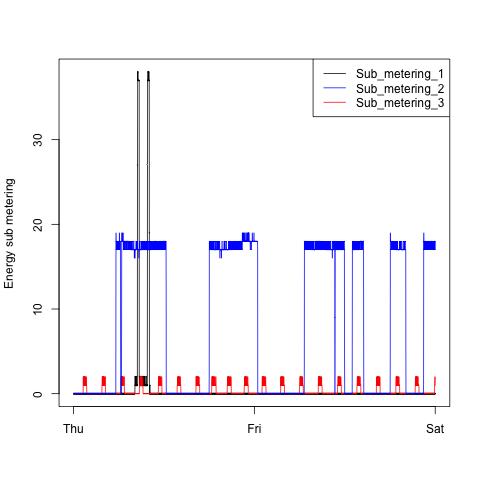

Here is the R script that generated this plot:
source("plot_functions.R")
png(file="plot3.png", width = 480, height = 480)
plot3() ### Please see plot_functions.R for main implementation ###
dev.off()